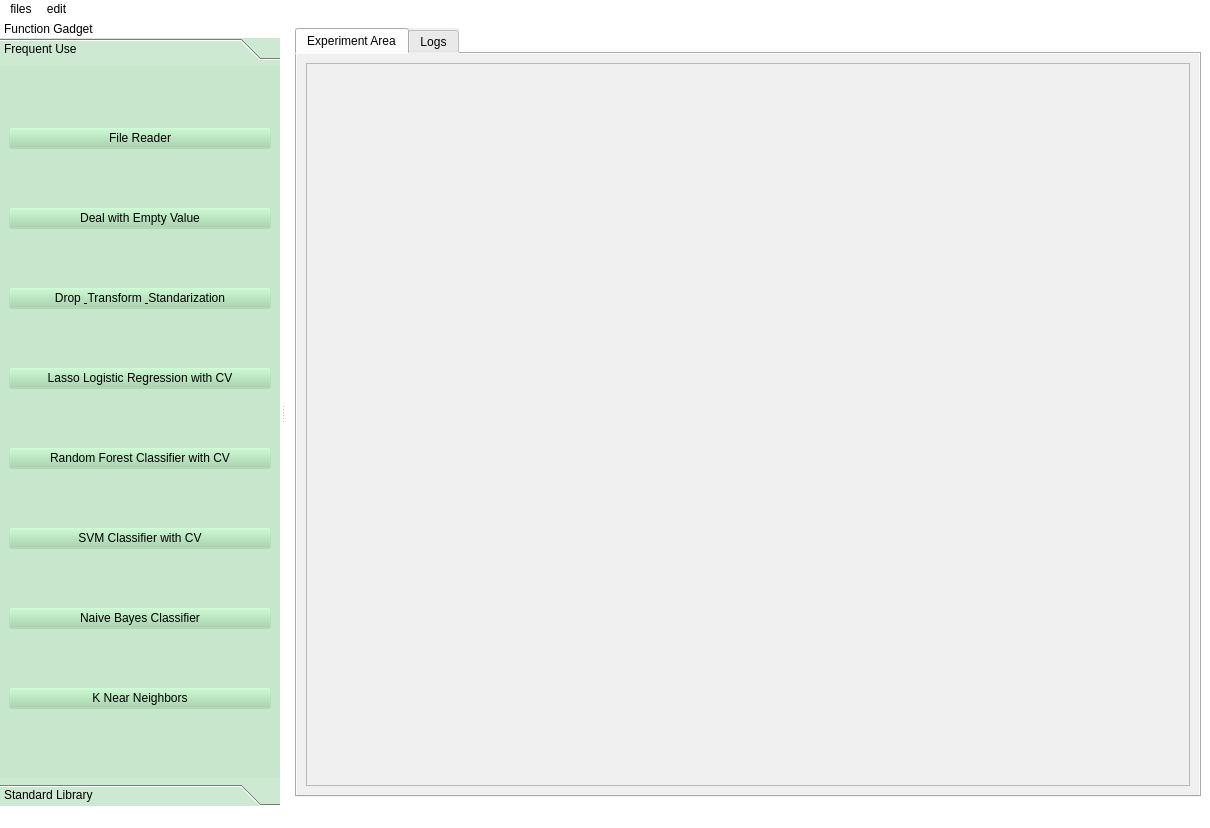
<?xml version="1.0" encoding="UTF-8"?>
<ui version="4.0">
 <class>MainWindow</class>
 <widget class="QMainWindow" name="MainWindow">
  <property name="geometry">
   <rect>
    <x>0</x>
    <y>0</y>
    <width>1208</width>
    <height>828</height>
   </rect>
  </property>
  <property name="windowTitle">
   <string>MainWindow</string>
  </property>
  <property name="styleSheet">
   <string notr="true">background-color: rgb(255, 255, 255);</string>
  </property>
  <property name="toolButtonStyle">
   <enum>Qt::ToolButtonIconOnly</enum>
  </property>
  <property name="dockNestingEnabled">
   <bool>true</bool>
  </property>
  <property name="unifiedTitleAndToolBarOnMac">
   <bool>false</bool>
  </property>
  <widget class="QWidget" name="centralwidget">
   <layout class="QHBoxLayout" name="horizontalLayout">
    <item>
     <widget class="QTabWidget" name="tabWidget">
      <property name="enabled">
       <bool>true</bool>
      </property>
      <property name="minimumSize">
       <size>
        <width>906</width>
        <height>765</height>
       </size>
      </property>
      <property name="styleSheet">
       <string notr="true">background-color: rgb(240, 240, 240);</string>
      </property>
      <property name="currentIndex">
       <number>0</number>
      </property>
      <widget class="QWidget" name="draw_tab">
       <attribute name="title">
        <string>Experiment Area</string>
       </attribute>
       <layout class="QHBoxLayout" name="horizontalLayout_4">
        <item>
         <widget class="QScrollArea" name="draw_scroll_area">
          <property name="styleSheet">
           <string notr="true"/>
          </property>
          <property name="widgetResizable">
           <bool>true</bool>
          </property>
          <widget class="Draw_Scroll_Area_Content" name="draw_scroll_area_content">
           <property name="geometry">
            <rect>
             <x>0</x>
             <y>0</y>
             <width>880</width>
             <height>720</height>
            </rect>
           </property>
           <property name="styleSheet">
            <string notr="true">background-image: url(:/draw_tab/draw_back_grid.png);</string>
           </property>
          </widget>
         </widget>
        </item>
       </layout>
      </widget>
      <widget class="QWidget" name="log_tab">
       <attribute name="title">
        <string>Logs</string>
       </attribute>
       <layout class="QVBoxLayout" name="verticalLayout_4">
        <item>
         <widget class="QScrollArea" name="log_scroll_tab">
          <property name="styleSheet">
           <string notr="true"/>
          </property>
          <property name="widgetResizable">
           <bool>true</bool>
          </property>
          <widget class="QWidget" name="log_scroll_area_content">
           <property name="geometry">
            <rect>
             <x>0</x>
             <y>0</y>
             <width>880</width>
             <height>720</height>
            </rect>
           </property>
           <layout class="QVBoxLayout" name="verticalLayout_3">
            <item>
             <widget class="QTextEdit" name="log_te">
              <property name="readOnly">
               <bool>true</bool>
              </property>
              <property name="html">
               <string>&lt;!DOCTYPE HTML PUBLIC &quot;-//W3C//DTD HTML 4.0//EN&quot; &quot;http://www.w3.org/TR/REC-html40/strict.dtd&quot;&gt;
&lt;html&gt;&lt;head&gt;&lt;meta name=&quot;qrichtext&quot; content=&quot;1&quot; /&gt;&lt;style type=&quot;text/css&quot;&gt;
p, li { white-space: pre-wrap; }
&lt;/style&gt;&lt;/head&gt;&lt;body style=&quot; font-family:'SimSun'; font-size:9pt; font-weight:400; font-style:normal;&quot;&gt;
&lt;p style=&quot; margin-top:0px; margin-bottom:0px; margin-left:0px; margin-right:0px; -qt-block-indent:0; text-indent:0px;&quot;&gt;&lt;span style=&quot; font-size:16pt; font-weight:600;&quot;&gt;Log Record:&lt;/span&gt;&lt;/p&gt;
&lt;p style=&quot;-qt-paragraph-type:empty; margin-top:0px; margin-bottom:0px; margin-left:0px; margin-right:0px; -qt-block-indent:0; text-indent:0px; font-size:16pt; font-weight:600;&quot;&gt;&lt;br /&gt;&lt;/p&gt;&lt;/body&gt;&lt;/html&gt;</string>
              </property>
             </widget>
            </item>
           </layout>
          </widget>
         </widget>
        </item>
       </layout>
      </widget>
     </widget>
    </item>
   </layout>
  </widget>
  <widget class="QMenuBar" name="menubar">
   <property name="geometry">
    <rect>
     <x>0</x>
     <y>0</y>
     <width>1208</width>
     <height>23</height>
    </rect>
   </property>
   <widget class="QMenu" name="menu">
    <property name="title">
     <string>files</string>
    </property>
    <addaction name="actionopen_file"/>
   </widget>
   <widget class="QMenu" name="menuedit">
    <property name="title">
     <string>edit</string>
    </property>
   </widget>
   <addaction name="menu"/>
   <addaction name="menuedit"/>
  </widget>
  <widget class="QStatusBar" name="statusbar"/>
  <widget class="QDockWidget" name="dockWidget">
   <property name="minimumSize">
    <size>
     <width>280</width>
     <height>143</height>
    </size>
   </property>
   <property name="maximumSize">
    <size>
     <width>500</width>
     <height>524287</height>
    </size>
   </property>
   <property name="styleSheet">
    <string notr="true">background-color: rgba(159, 211, 167, 120);</string>
   </property>
   <property name="floating">
    <bool>false</bool>
   </property>
   <property name="features">
    <set>QDockWidget::DockWidgetMovable</set>
   </property>
   <property name="allowedAreas">
    <set>Qt::LeftDockWidgetArea|Qt::RightDockWidgetArea</set>
   </property>
   <property name="windowTitle">
    <string>Function Gadget</string>
   </property>
   <attribute name="dockWidgetArea">
    <number>1</number>
   </attribute>
   <widget class="QWidget" name="dockWidgetContents">
    <layout class="QVBoxLayout" name="verticalLayout">
     <property name="spacing">
      <number>0</number>
     </property>
     <property name="leftMargin">
      <number>0</number>
     </property>
     <property name="topMargin">
      <number>0</number>
     </property>
     <property name="rightMargin">
      <number>0</number>
     </property>
     <property name="bottomMargin">
      <number>0</number>
     </property>
     <item>
      <widget class="QToolBox" name="toolBox">
       <property name="minimumSize">
        <size>
         <width>200</width>
         <height>0</height>
        </size>
       </property>
       <property name="styleSheet">
        <string notr="true">background-color: rgba(159, 211, 167, 20);</string>
       </property>
       <property name="currentIndex">
        <number>0</number>
       </property>
       <widget class="QWidget" name="page">
        <property name="geometry">
         <rect>
          <x>0</x>
          <y>0</y>
          <width>280</width>
          <height>709</height>
         </rect>
        </property>
        <property name="styleSheet">
         <string notr="true"/>
        </property>
        <attribute name="label">
         <string>Frequent Use</string>
        </attribute>
        <layout class="QVBoxLayout" name="verticalLayout_2">
         <item>
          <widget class="QPushButton" name="pushButton_4">
           <property name="text">
            <string>File Reader</string>
           </property>
          </widget>
         </item>
         <item>
          <widget class="QPushButton" name="pushButton_3">
           <property name="text">
            <string>Deal with Empty Value</string>
           </property>
          </widget>
         </item>
         <item>
          <widget class="QPushButton" name="pushButton">
           <property name="text">
            <string>Drop &amp; Transform &amp; Standarization</string>
           </property>
          </widget>
         </item>
         <item>
          <widget class="QPushButton" name="pushButton_2">
           <property name="text">
            <string>Lasso Logistic Regression with CV</string>
           </property>
          </widget>
         </item>
         <item>
          <widget class="QPushButton" name="pushButton_5">
           <property name="text">
            <string>Random Forest Classifier with CV</string>
           </property>
          </widget>
         </item>
         <item>
          <widget class="QPushButton" name="pushButton_6">
           <property name="text">
            <string>SVM Classifier with CV</string>
           </property>
          </widget>
         </item>
         <item>
          <widget class="QPushButton" name="pushButton_7">
           <property name="text">
            <string>Naive Bayes Classifier</string>
           </property>
          </widget>
         </item>
         <item>
          <widget class="QPushButton" name="pushButton_8">
           <property name="text">
            <string>K Near Neighbors</string>
           </property>
          </widget>
         </item>
        </layout>
       </widget>
       <widget class="QWidget" name="page_2">
        <property name="geometry">
         <rect>
          <x>0</x>
          <y>0</y>
          <width>280</width>
          <height>709</height>
         </rect>
        </property>
        <attribute name="label">
         <string>Standard Library</string>
        </attribute>
        <layout class="QHBoxLayout" name="horizontalLayout_3"/>
       </widget>
      </widget>
     </item>
    </layout>
   </widget>
  </widget>
  <action name="actionopen_file">
   <property name="icon">
    <iconset resource="resouce.qrc">
     <normaloff>:/main_window/add_new.png</normaloff>:/main_window/add_new.png</iconset>
   </property>
   <property name="text">
    <string>open file</string>
   </property>
  </action>
 </widget>
 <customwidgets>
  <customwidget>
   <class>Draw_Scroll_Area_Content</class>
   <extends>QWidget</extends>
   <header>draw_scroll_area_content</header>
   <container>1</container>
  </customwidget>
 </customwidgets>
 <resources>
  <include location="resouce.qrc"/>
 </resources>
 <connections>
  <connection>
   <sender>pushButton_4</sender>
   <signal>clicked()</signal>
   <receiver>MainWindow</receiver>
   <slot>file_reader_btn_clicked_handler()</slot>
   <hints>
    <hint type="sourcelabel">
     <x>105</x>
     <y>153</y>
    </hint>
    <hint type="destinationlabel">
     <x>632</x>
     <y>-13</y>
    </hint>
   </hints>
  </connection>
  <connection>
   <sender>pushButton_3</sender>
   <signal>clicked()</signal>
   <receiver>MainWindow</receiver>
   <slot>deal_with_empty_btn_clicked_handler()</slot>
   <hints>
    <hint type="sourcelabel">
     <x>147</x>
     <y>233</y>
    </hint>
    <hint type="destinationlabel">
     <x>487</x>
     <y>-21</y>
    </hint>
   </hints>
  </connection>
  <connection>
   <sender>pushButton</sender>
   <signal>clicked()</signal>
   <receiver>MainWindow</receiver>
   <slot>drop_transform_btn_clicked_handler()</slot>
   <hints>
    <hint type="sourcelabel">
     <x>181</x>
     <y>313</y>
    </hint>
    <hint type="destinationlabel">
     <x>525</x>
     <y>-3</y>
    </hint>
   </hints>
  </connection>
  <connection>
   <sender>pushButton_2</sender>
   <signal>clicked()</signal>
   <receiver>MainWindow</receiver>
   <slot>lasso_logistic_regression_btn_clicked_handler()</slot>
   <hints>
    <hint type="sourcelabel">
     <x>118</x>
     <y>393</y>
    </hint>
    <hint type="destinationlabel">
     <x>460</x>
     <y>-7</y>
    </hint>
   </hints>
  </connection>
  <connection>
   <sender>pushButton_5</sender>
   <signal>clicked()</signal>
   <receiver>MainWindow</receiver>
   <slot>random_forest_classifier_btn_clicked_handler()</slot>
   <hints>
    <hint type="sourcelabel">
     <x>207</x>
     <y>473</y>
    </hint>
    <hint type="destinationlabel">
     <x>346</x>
     <y>846</y>
    </hint>
   </hints>
  </connection>
  <connection>
   <sender>pushButton_6</sender>
   <signal>clicked()</signal>
   <receiver>MainWindow</receiver>
   <slot>svm_classifier_btn_clicked_handler()</slot>
   <hints>
    <hint type="sourcelabel">
     <x>124</x>
     <y>553</y>
    </hint>
    <hint type="destinationlabel">
     <x>334</x>
     <y>860</y>
    </hint>
   </hints>
  </connection>
  <connection>
   <sender>pushButton_7</sender>
   <signal>clicked()</signal>
   <receiver>MainWindow</receiver>
   <slot>naive_bayes_classifier_btn_clicked_handler()</slot>
   <hints>
    <hint type="sourcelabel">
     <x>185</x>
     <y>633</y>
    </hint>
    <hint type="destinationlabel">
     <x>389</x>
     <y>875</y>
    </hint>
   </hints>
  </connection>
  <connection>
   <sender>pushButton_8</sender>
   <signal>clicked()</signal>
   <receiver>MainWindow</receiver>
   <slot>knn_classifier_btn_clicked_handler()</slot>
   <hints>
    <hint type="sourcelabel">
     <x>215</x>
     <y>704</y>
    </hint>
    <hint type="destinationlabel">
     <x>250</x>
     <y>851</y>
    </hint>
   </hints>
  </connection>
 </connections>
 <slots>
  <slot>file_reader_btn_clicked_handler()</slot>
  <slot>deal_with_empty_btn_clicked_handler()</slot>
  <slot>drop_transform_btn_clicked_handler()</slot>
  <slot>lasso_logistic_regression_btn_clicked_handler()</slot>
  <slot>random_forest_classifier_btn_clicked_handler()</slot>
  <slot>svm_classifier_btn_clicked_handler()</slot>
  <slot>naive_bayes_classifier_btn_clicked_handler()</slot>
  <slot>knn_classifier_btn_clicked_handler()</slot>
 </slots>
</ui>
